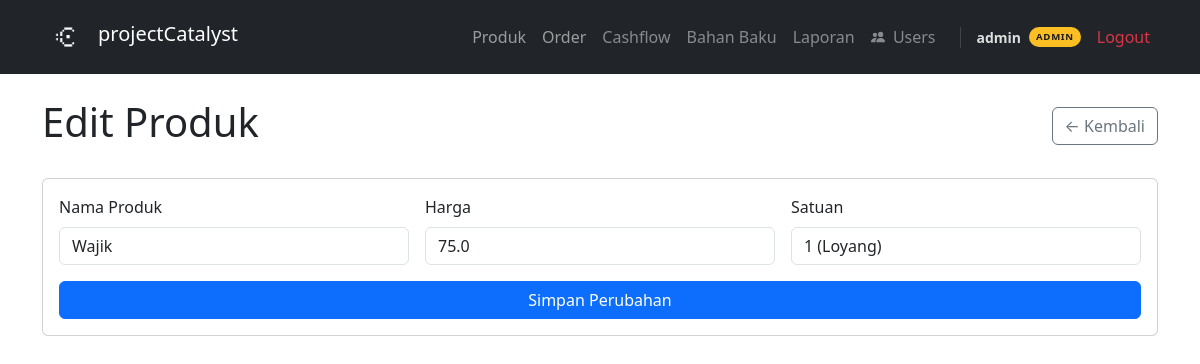
/products/edit/1 (signed in), run on the app's committed database.
### tables this page shows
CREATE TABLE users (id INTEGER PRIMARY KEY AUTOINCREMENT, username TEXT UNIQUE NOT NULL, password_hash TEXT NOT NULL, created_at TIMESTAMP DEFAULT CURRENT_TIMESTAMP, role TEXT NOT NULL DEFAULT 'user');

CREATE TABLE products (
    id          INTEGER PRIMARY KEY AUTOINCREMENT,
    name        TEXT NOT NULL,
    price       REAL NOT NULL,
    unit        TEXT NOT NULL,
    is_active   INTEGER DEFAULT 1,
    created_at  TEXT DEFAULT CURRENT_TIMESTAMP
);

### app.py (the view)
@app.route('/products/edit/<int:product_id>', methods=['GET', 'POST'])
@admin_required
def edit_product_page(product_id):
    if request.method == 'POST':
        name = request.form['name']
        price = request.form['price']
        unit = request.form['unit']
        update_product(product_id, name, float(price), unit)
        return redirect(url_for('products'))
    product = get_product_by_id(product_id)
    return render_template('edit_product.html', product=product)

### app.py (called while the page is built)
@login_manager.user_loader
def load_user(user_id):
    row = get_user_by_id(user_id)
    if row:
        return User(row['id'], row['username'], row['password_hash'], row['role'])
    return None

def admin_required(f):
    @wraps(f)
    @login_required
    def decorated(*args, **kwargs):
        if not current_user.is_admin:
            abort(403)
        return f(*args, **kwargs)
    return decorated

    @property
    def is_admin(self):
        return self.role == 'admin'

### database/db.py (called while the page is built)
def get_connection():
    conn = sqlite3.connect(DB_PATH)
    conn.row_factory = sqlite3.Row
    conn.execute("PRAGMA foreign_keys = ON")
    return conn

def get_user_by_id(user_id):
    conn = get_connection()
    user = conn.execute('SELECT * FROM users WHERE id = ?', (user_id,)).fetchone()
    conn.close()
    return user

def get_product_by_id(product_id):
    conn = get_connection()
    product = conn.execute(
        "SELECT * FROM products WHERE id = ?",
        (product_id,)
    ).fetchone()
    conn.close()
    return product

### templates/edit_product.html (shortened to what this page needs)
{% extends 'base.html' %}
{% block content %}
<div class="d-flex justify-content-between align-items-center mb-4">
    <h1>Edit Produk</h1>
    <a href="/products" class="btn btn-outline-secondary">← Kembali</a>
</div>
<div class="card">
    <div class="card-body">
        <form action="/products/edit/{{ product['id'] }}" method="POST">
            <div class="row g-3">
                <div class="col-12 col-md-4">
                    <label class="form-label">Nama Produk</label>
                    <input type="text" name="name" class="form-control"
                           value="{{ product['name'] }}" required>
                </div>
                <div class="col-12 col-md-4">
                    <label class="form-label">Harga</label>
                    <input type="number" name="price" class="form-control"
                           value="{{ product['price'] }}" required>
                </div>
                <div class="col-12 col-md-4">
                    <label class="form-label">Satuan</label>
                    <input type="text" name="unit" class="form-control"
                           value="{{ product['unit'] }}" required>
                </div>
            </div>
            <button type="submit" class="btn btn-primary mt-3 w-100 w-md-auto">Simpan Perubahan</button>
        </form>
    </div>
</div>
{% endblock %}

### templates/base.html (shortened to what this page needs)
<!DOCTYPE html>
<html lang="id">
<head>
    <link href="https://cdnjs.cloudflare.com/ajax/libs/bootstrap/5.3.0/css/bootstrap.min.css" rel="stylesheet">
</head>
<body>
<nav class="navbar navbar-expand-lg navbar-dark bg-dark">
    <div class="container">
        <a class="navbar-brand d-flex align-items-center gap-2" href="/">
            <img src="/static/logo.png" height="48" width="48" style="vertical-align: middle">
            <span style="margin-bottom: 6px">projectCatalyst</span>
        </a>
        <div class="collapse navbar-collapse" id="navmenu">
            <ul class="navbar-nav ms-auto align-items-lg-center">
                <li class="nav-item"><a class="nav-link" href="/products">Produk</a></li>
                <li class="nav-item"><a class="nav-link" href="/orders">Order</a></li>
                {% if current_user.is_authenticated and current_user.is_admin %}
                <li class="nav-item admin-only"><a class="nav-link" href="/cashflow">Cashflow</a></li>
                <li class="nav-item admin-only"><a class="nav-link" href="/ingredients">Bahan Baku</a></li>
                <li class="nav-item admin-only"><a class="nav-link" href="/reports">Laporan</a></li>
                <li class="nav-item admin-only">
                    <a class="nav-link" href="/admin/users">
                        Users
                    </a>
                </li>
                {% endif %}
                {% if current_user.is_authenticated %}
                <li class="nav-item ms-lg-3 d-flex align-items-center gap-2" style="border-left: 1px solid rgba(255,255,255,0.15); padding-left: 1rem;">
                    <span class="text-white small fw-semibold" style="opacity:.85">{{ current_user.username }}</span>
                    <span class="role-badge {{ current_user.role }}">{{ current_user.role }}</span>
                </li>
                {% endif %}
                <li class="nav-item ms-lg-2">
                    <a class="nav-link text-danger" href="{{ url_for('logout') }}">Logout</a>
                </li>
            </ul>
        </div>
    </div>
</nav>
<div class="container mt-4">
    {% block content %}{% endblock %}
</div>
</body>
</html>

### templates/base.html (style rules this page uses)
.btn { transition: all 0.2s ease; }
.card { transition: all 0.2s ease; cursor: pointer; }
.nav-link { transition: all 0.2s ease; position: relative; }
.nav-link::after { content: ''; position: absolute; bottom: 0; left: 0; width: 0; height: 2px; background: #fff; transition: width 0.3s ease; }
.role-badge { font-size: 0.6rem; font-weight: 800; letter-spacing: 0.07em; padding: 2px 7px; border-radius: 999px; text-transform: uppercase; line-height: 1.6; display: inline-block; }
.role-badge.admin { background: #fbbf24; color: #1a1a1a; }
.nav-item.admin-only { opacity: 0.85; }

### data on the page
users: username "admin", role "ADMIN"
products: name "Wajik", price "75.0", unit "1 (Loyang)"
